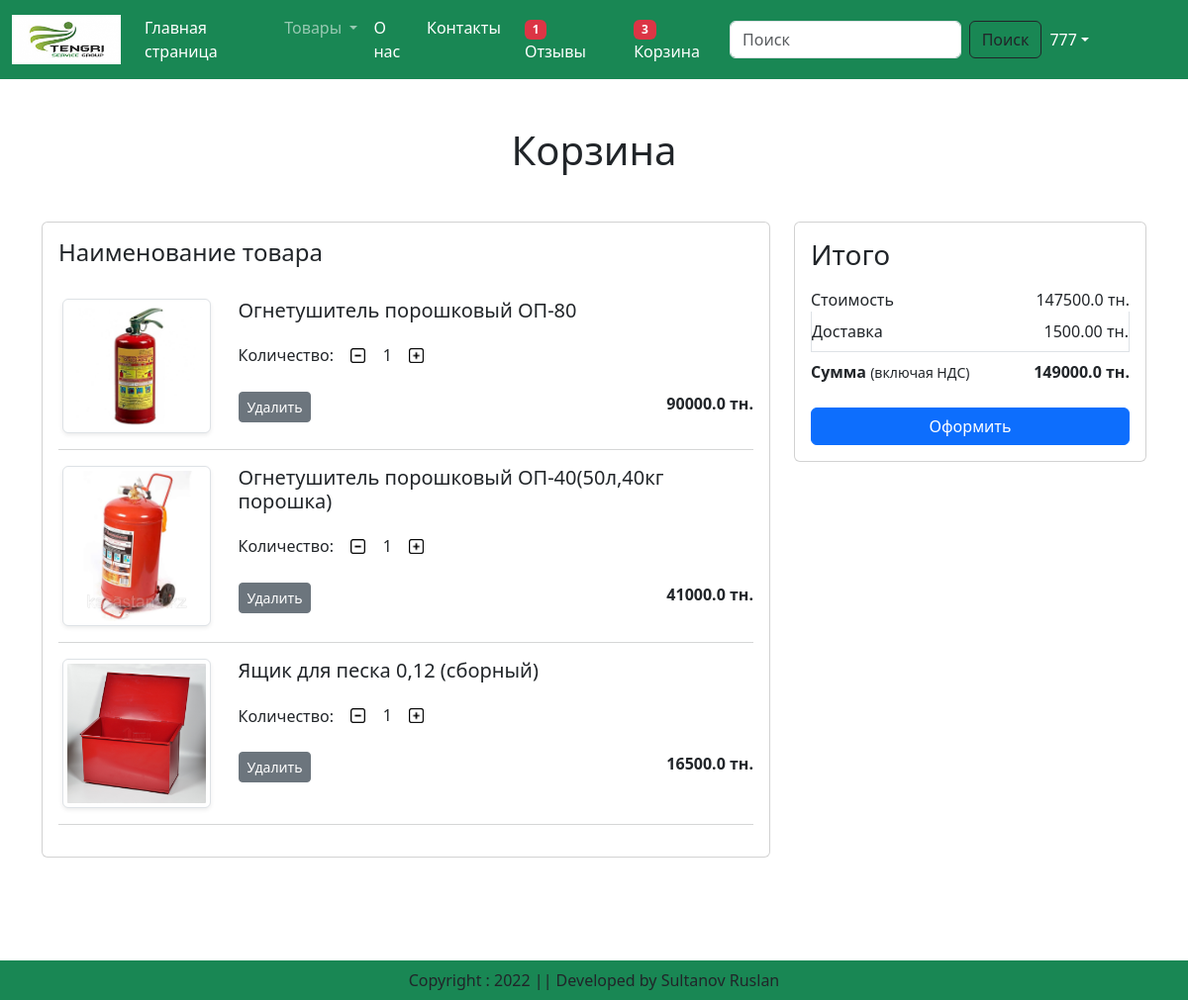
Page /cart/ (signed in) on the committed database.
### app/models.py (models this page shows, shortened)
class Cart(models.Model):
    user = models.ForeignKey(User, on_delete=models.CASCADE)
    product = models.ForeignKey(Product, on_delete=models.CASCADE)
    quantity = models.PositiveIntegerField(default=0)

class Product(models.Model):
    title = models.CharField(max_length=100)
    selling_price = models.FloatField()
    diskounted_price = models.FloatField()
    discription = models.TextField()
    composition = models.TextField(default='')
    prodapp = models.TextField(default='')
    category = models.CharField(choices=CATEGORY_CHOICES, max_length=4)
    product_image = models.ImageField(upload_to='product')

### app/views.py (the view)
# urls.py: path('cart/', views.show_cart, name='showcart'),
@login_required
def show_cart(request):
    user = request.user
    cart = Cart.objects.filter(user=user)
    amount = 0
    for p in cart:
        value = p.quantity * p.product.selling_price
        amount = amount + value
    totalamount = amount + 1500
    totalitem = 0
    wishitem = 0
    if request.user.is_authenticated:
        totalitem = len(Cart.objects.filter(user=request.user))
        wishitem = len(Wishlist.objects.filter(user=request.user))
    return render(request, 'app/addtocart.html', locals())

### app/templates/app/addtocart.html (shortened to what this page needs)
{% extends 'app/base.html' %}
{% load static %}
{% block main-content %}
<div class="container my-5">
<div class="row">
    {% if cart %}
    <h1 class="text-center mb-5">Корзина</h1>
    <div class="col-sm-8">
    <div class="card">
        <div class="card-body">
            <h4>Наименование товара</h4>
            <br>
            {% for item in cart %}
            <div class="row">
                <div class="col-sm-3 text-center align-self-center"><img src="{{item.product.product_image.url}}" alt="" srcset="" class="img-fluid
                img-thumbnail shadow-sm" height="150" width="150"></div>
                <div class="col-sm-9">
                    <div>
                        <h5>{{item.product.title}}</h5>
                        <div class="my-3">
                            <label for="quantity">Количество:</label>
                            <a class="minus-cart btn" pid={{item.product.id}}><img src="{% static 'app/images/product/minus.webp' %}" style="weight:15px; height:15px; margin-bottom:6px;" alt=""/></a>
                              <span id="quantity">{{item.quantity}}</span>
                            <a class="plus-cart btn" pid={{item.product.id}}><img src="{% static 'app/images/product/plus.png' %}" style="weight:15px; height:15px; margin-bottom:6px;" alt=""/></a>
                        </div>
                        <div class="d-flex justify-content-between">
                            <a href="#" class="remove-cart btn btn-sm btn-secondary mr-3" pid={{item.product.id}}>Удалить </a>
                            <p class="mb-0"><span><strong>{{item.product.selling_price}} тн.</strong></span></p>
                        </div>
                    </div>
                </div>
            </div>
            <hr class="text-muted">
            {% endfor %}
        </div>
    </div>
    </div>
    <div class="col-sm-4">
        <div class="card">
            <div class="card-body">
                <h3>Итого</h3>
                <ul class="list-group">
                    <li class="list-group-item d-flex justify-content-between align-items-center border-0 px-0 pb-0">Стоимость<span id="amount">{{amount}} тн.</span></li>
                    <li class="list-group-item d-flex justify-content-between align-items-center px-0">Доставка<span>1500.00 тн.</span></li>
                    <li class="list-group-item d-flex justify-content-between align-items-center border-0 px-0 mb-3">
                        <div>
                            <strong>Сумма </strong> <small>(включая НДС)</small>
                        </div>
                        <span id="totalamount"><strong>{{totalamount}} тн.</strong></span>
                    </li>
                </ul>
                <div class="d-grid"><a href="{% url 'checkout' %}" class="btn btn-primary">Оформить</a></div>
            </div>
        </div>
    </div>
    {% else %}
    <h1 class="text-center mb-5">Корзина пуста, выберите товар, чтобы добавить его в корзину</h1>
{% endif %}
</div>
</div>
{% endblock main-content %}

### app/templates/app/base.html (shortened to what this page needs)
<!DOCTYPE html>
{% load static %}
<html lang="en">
<head>
    <link href="https://cdn.jsdelivr.net/npm/bootstrap@5.3.0-alpha1/dist/css/bootstrap.min.css" rel="stylesheet"
>
    <link rel="stylesheet" href="{% static 'app/css/owl.carousel.min.css' %}">
    <link rel="stylesheet" href="{% static 'app/css/all.min.css' %}">
    <link rel="stylesheet" href="{% static 'app/css/style.css' %}">
</head>
<body>
        <nav class="navbar navbar-expand-lg navbar-dark bg-success">
          <div class="container-fluid">
            <a class="navbar-brand" href="#">
                <img src="{% static 'app/images/logo.png' %}" width="110" height="50" />
            </a>
            <div class="collapse navbar-collapse" id="navbarSupportedContent">
              <ul class="navbar-nav me-auto mb-2 mb-lg-0">
                <li class="nav-item">
                  <a class="nav-link active" aria-current="page" href="/">Главная страница</a>
                </li>
                  <li class="nav-item dropdown">
                  <a class="nav-link dropdown-toggle" href="#" role="button" data-bs-toggle="dropdown" aria-expanded="false">
                    Товары
                  </a>
                </li>
                <li class="nav-item">
                  <a class="nav-link text-white" href="{% url 'about' %}">О нас</a>
                </li>
                <li class="nav-item">
                  <a class="nav-link text-white" href="{% url 'contact' %}">Контакты</a>
                </li>
                <li class="nav-item mx-2">
                    <a href="{% url 'showwishlist' %}" class="nav-link text-white"><span class="badge bg-danger"> {% if wishitem > 0 %} {{wishitem}} {% endif %} </span> Отзывы</a>
                </li>
                <ul class="navbar-nav me-auto mb-2 mb-lg-0">
                <li class="nav-item mx-2">
                    <a href="{% url 'showcart' %}" class="nav-link text-white"><span class="badge bg-danger"> {% if totalitem > 0 %} {{totalitem}} {% endif %} </span> Корзина</a>
                </li>
                </ul>
              </ul>
              <form class="d-flex" role="search" action="/search">
                <input class="form-control me-2" type="search" placeholder="Поиск" name="search" aria-label="Search">
                <button class="btn btn-outline-dark" type="submit">Поиск</button>
              </form>
            </div>
                {% if request.user.is_authenticated %}
                <li class="nav-item dropdown mx-2" style="list-style: none;">
                    <a class="nav-link dropdown-toggle text-white" href="#" id="profileDropdown" role="button"
                       data-bs-toggle="dropdown" aria-expanded="false" style="margin-right: 80px;">{{request.user}}</a>
                </li>
                {% endif %}
          </div>
        </nav>
        {% block main-content %}{% endblock main-content %}
        <br><br><br><br>
        <footer class="container-fluid fixed-bottom bg-success text-center p-2 mt-5">
            Copyright : 2022 || Developed by Sultanov Ruslan
        </footer>
</body>
</html>

### rows in the picture
Cart: product.product_image (picture), product "Огнетушитель порошковый ОП-80", quantity "1", product.selling_price "90000.0"
Cart: product.product_image (picture), product "Огнетушитель порошковый ОП-40(50л,40кг порошка)", quantity "1", product.selling_price "41000.0"
Cart: product.product_image (picture), product "Ящик для песка 0,12 (сборный)", quantity "1", product.selling_price "16500.0"

### other values in the picture
{{ wishitem }} "1"
{{ totalitem }} "3"
{{ request.user }} "777"
{{ amount }} "147500.0"
{{ totalamount }} "149000.0"
